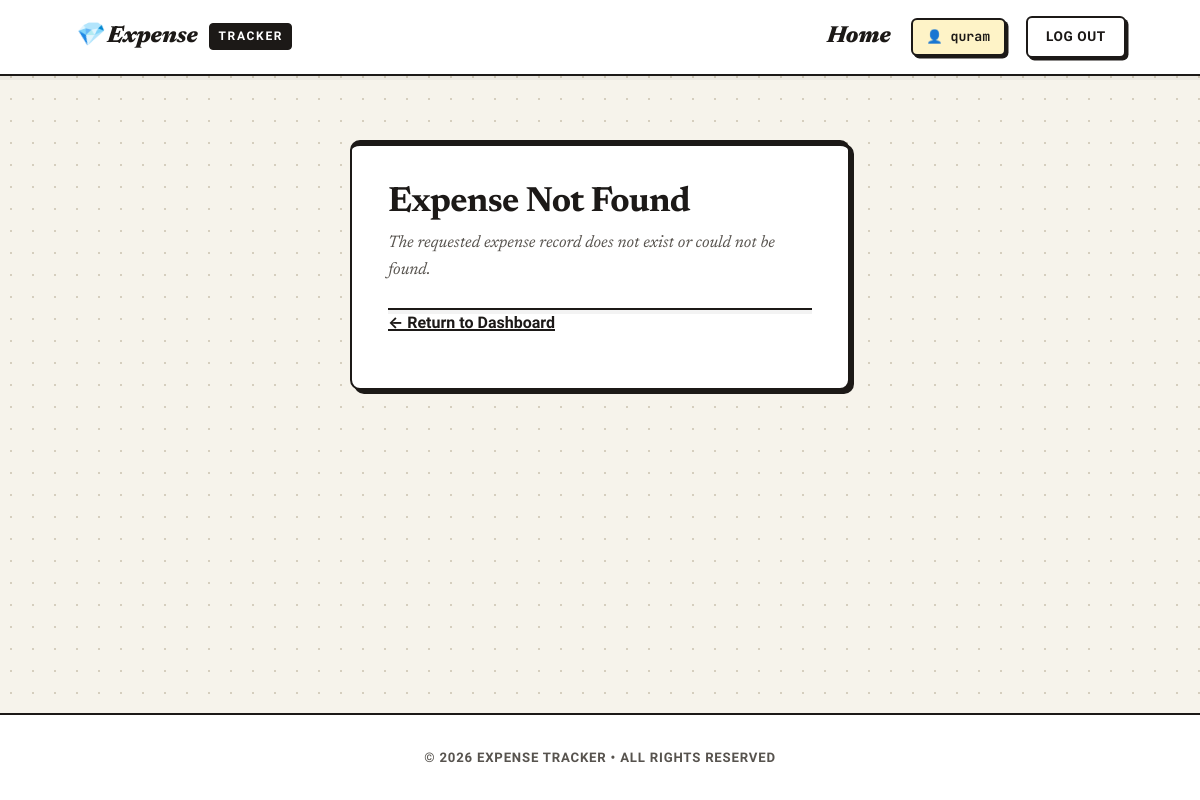
/expense/8/ (signed in), run on an earlier commit of the app's database.
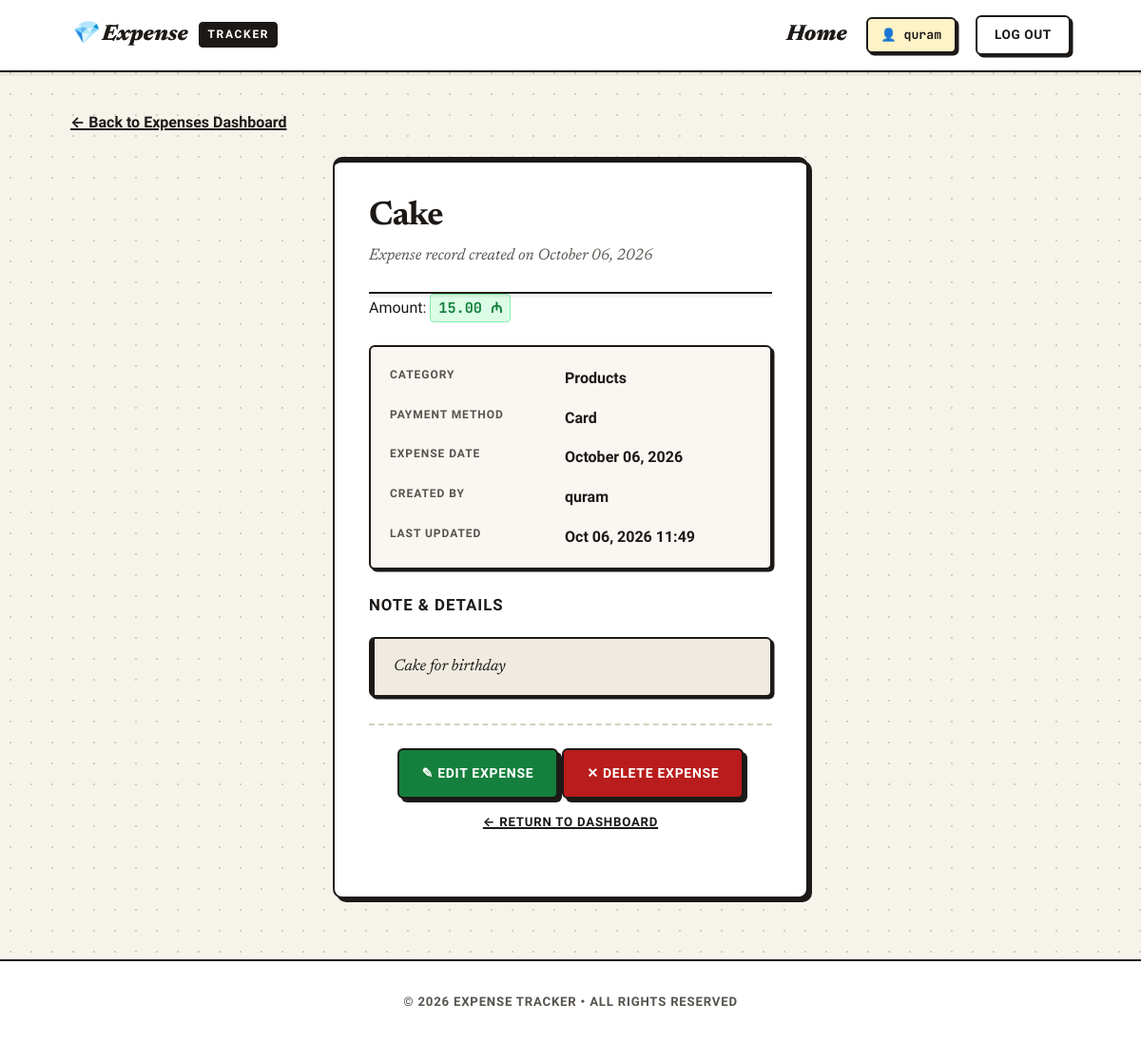
And on a later commit of the database.
### expense/models.py (models this page shows, shortened)
class Expense(models.Model):
    name = models.CharField(max_length=100)
    amount = models.DecimalField(max_digits=10, decimal_places=2)
    category = models.ForeignKey(Category, on_delete=models.CASCADE, related_name='expenses')
    payment_type = models.ForeignKey(PaymentType, on_delete=models.CASCADE, related_name='expenses')
    date = models.DateField()
    note = models.TextField(blank=True)
    created_at = models.DateTimeField(auto_now_add=True)
    updated_at = models.DateTimeField(auto_now=True)
    author = models.ForeignKey(User, on_delete=models.CASCADE, related_name='expenses')
    class Meta:
        verbose_name = 'Expense'
        verbose_name_plural = 'Expenses'
        ordering = ['-created_at']

class Category(models.Model):
    name = models.CharField(max_length=100, unique=True)
    slug = models.SlugField(max_length=100, unique=True)
    class Meta:
        verbose_name = 'Category'
        verbose_name_plural = 'Categories'
        ordering = ['name']

class PaymentType(models.Model):
    name = models.CharField(max_length=100, unique=True)
    slug = models.SlugField(max_length=100, unique=True)
    class Meta:
        verbose_name = 'Payment Type'
        verbose_name_plural = 'Payment Types'
        ordering = ['name']

### expense/views.py (the view)
# urls.py: path('<int:expense_id>/', views.expense_detail, name='expense_detail'),
@login_required
def expense_detail(request, expense_id):
    if not request.user.is_authenticated:
        expense = None
    else:
        expense = Expense.objects.filter(pk=expense_id, author=request.user).first()
    return render(request, 'expense/expense_detail.html', {'expense': expense})

### templates/expense/expense_detail.html (shortened to what this page needs)
{% extends 'base.html' %}
{% block content %}
{% if expense %}
    <p><a href="{% url 'home' %}">← Back to Expenses Dashboard</a></p>
    <article>
        <header>
            <h1>{{ expense.name }}</h1>
            <p>Expense record created on {{ expense.created_at|date:"F d, Y" }}</p>
        </header>
        <p>
            Amount: <mark>{{ expense.amount }} ₼</mark>
        </p>
        <dl>
            <dt>Category</dt>
            <dd>{{ expense.category.name }}</dd>
            <dt>Payment Method</dt>
            <dd>{{ expense.payment_type.name }}</dd>
            <dt>Expense Date</dt>
            <dd>{{ expense.date|date:"F d, Y" }}</dd>
            <dt>Created By</dt>
            <dd>{{ expense.author.username }}</dd>
            <dt>Last Updated</dt>
            <dd>{{ expense.updated_at|date:"M d, Y H:i" }}</dd>
        </dl>
        {% if expense.note %}
            <h3>Note & Details</h3>
            <blockquote>
                {{ expense.note|linebreaksbr }}
            </blockquote>
        {% endif %}
        <footer>
            <div>
                <a href="{% url 'update_expense' expense.id %}" role="button" id="btn-edit-expense">✎ Edit Expense</a>
                <a href="{% url 'delete_expense' expense.id %}" role="button" id="btn-delete-expense">✕ Delete Expense</a>
            </div>
            <p><a href="{% url 'home' %}">← Return to Dashboard</a></p>
        </footer>
    </article>
{% else %}
    <article>
        <header>
            <h1>Expense Not Found</h1>
            <p>The requested expense record does not exist or could not be found.</p>
        </header>
        <p><a href="{% url 'home' %}">← Return to Dashboard</a></p>
    </article>
{% endif %}
{% endblock %}

What changed in the data, as far as the page shows it:
added Expense: name "Cake", created_at "October 06, 2026", amount "15.00", category.name "Products", payment_type.name "Card", date "October 06, 2026", author.username "quram", updated_at "Oct 06, 2026 11:49", note "Cake for birthday"
Also different on the page:
text no longer shown: "Expense Not Found The requested expense record does not exist or could not be found. ← Return to Dashboard"
text now shown: "← Back to Expenses Dashboard Expense record created on Amount: ₼ CATEGORY PAYMENT METHOD EXPENSE DATE CREATED BY LAST UPDATED NOTE & DETAILS ✎ EDIT EXPENSE ✕ DELETE EXPENSE ← RETURN TO DASHBOARD"
